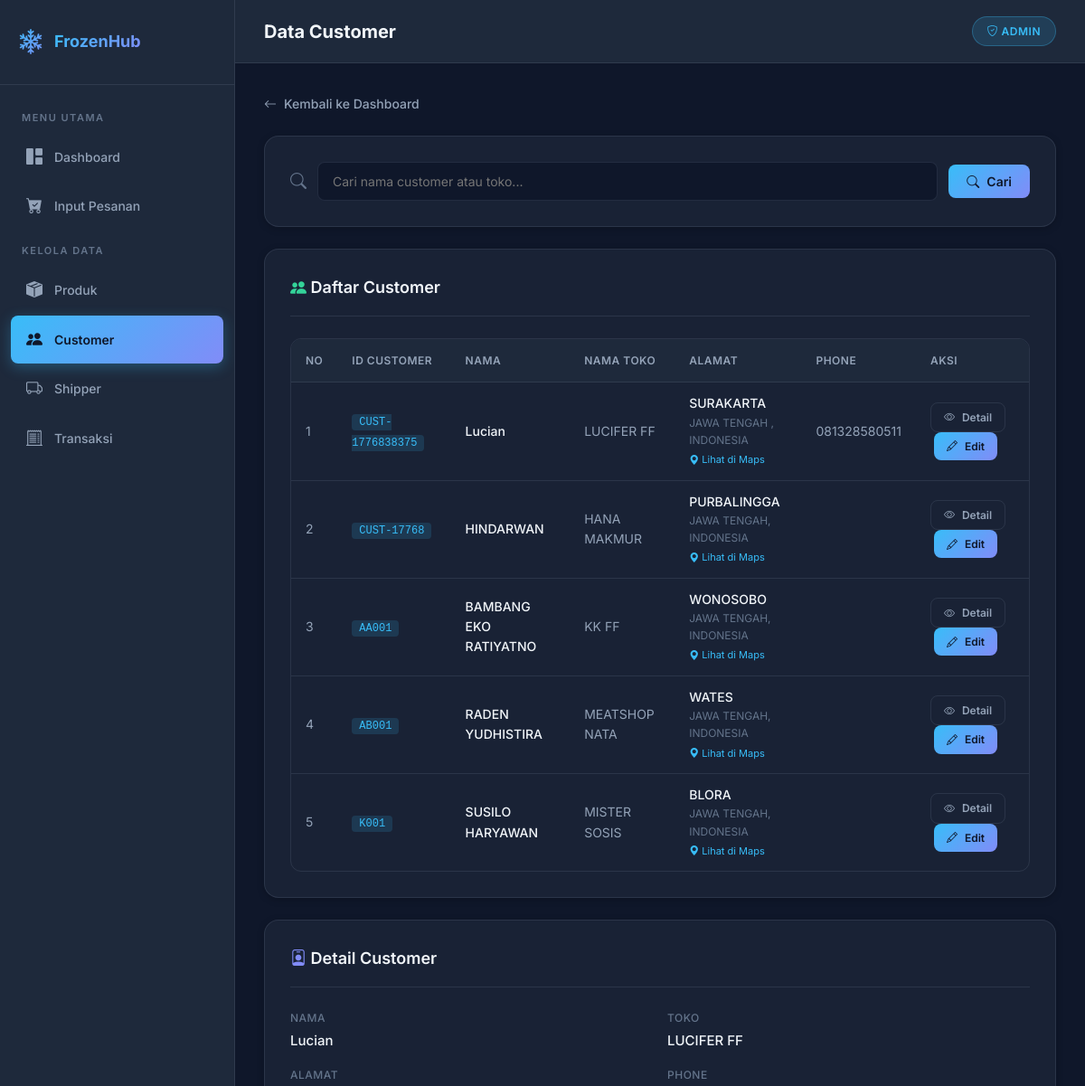
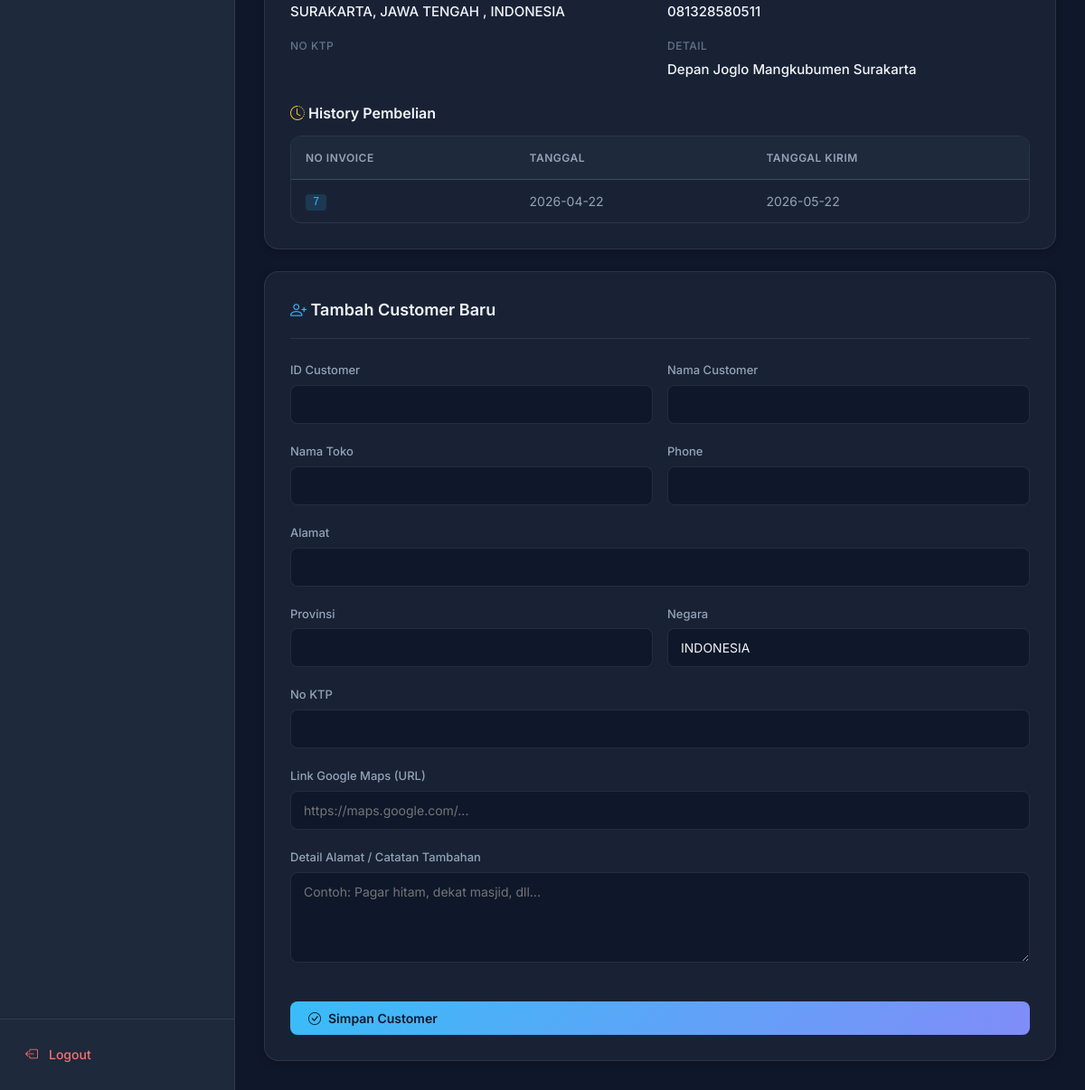
Page /customer/index_customer.php?detail=5 (signed in) on the committed database (2 pictures, top to bottom).
### tables this page shows
CREATE TABLE `tb_customer` (
  `id` int(11) NOT NULL,
  `id_customer` varchar(15) NOT NULL,
  `nama_customer` varchar(100) NOT NULL,
  `nama_toko` varchar(100) NOT NULL,
  `email` varchar(100) NOT NULL,
  `jenis_kelamin` enum('Laki-Laki','Perempuan') DEFAULT NULL,
  `alamat` text NOT NULL,
  `provinsi` varchar(50) NOT NULL,
  `negara` varchar(50) NOT NULL,
  `phone` varchar(20) NOT NULL,
  `no_ktp` varchar(30) NOT NULL,
  `detail` text NOT NULL,
  `maps_link` text DEFAULT NULL
);

CREATE TABLE `transactions` (
  `id` int(11) NOT NULL,
  `no_invoice` int(11) NOT NULL,
  `customer_id` int(11) NOT NULL,
  `tanggal` date NOT NULL,
  `tanggal_kirim` date NOT NULL,
  `shipper` varchar(100) NOT NULL,
  `status` enum('Undelivered','Delivered') NOT NULL DEFAULT 'Undelivered',
  `payment_status` enum('Unpaid','Paid') DEFAULT 'Unpaid',
  `tanggal_paid` date DEFAULT NULL
);

### customer/index_customer.php (the view, shortened to what this page needs)
<?php
require_once '../config/koneksi.php';
$keyword = $_GET['search'] ?? '';
$query = mysqli_query($conn, "
    SELECT * FROM tb_customer
    WHERE nama_customer LIKE '%$keyword%'
    OR nama_toko LIKE '%$keyword%'
    ORDER BY id DESC
");
$is_subfolder = true;
include '../assets/layout_header.php';
?>
<a href="<?= $base_url ?>dashboard.php" class="back-link">
    <i class="bi bi-arrow-left"></i> Kembali ke Dashboard
</a>
<div class="card mb-24">
    <form method="GET" class="search-bar" style="margin-bottom:0;">
        <i class="bi bi-search" style="color:var(--text-muted);font-size:18px;"></i>
        <input type="text" name="search" placeholder="Cari nama customer atau toko..." value="<?= $keyword ?>">
        <button type="submit" class="btn btn-primary">
            <i class="bi bi-search"></i> Cari
        </button>
    </form>
</div>
<div class="card mb-24">
    <div class="card-header">
        <h3><i class="bi bi-people-fill" style="color:var(--success)"></i> Daftar Customer</h3>
    </div>
    <div class="table-wrapper">
        <table>
            <thead>
                <tr>
                    <th>No</th>
                    <th>ID Customer</th>
                    <th>Nama</th>
                    <th>Nama Toko</th>
                    <th>Alamat</th>
                    <th>Phone</th>
                    <th>Aksi</th>
                </tr>
            </thead>
            <tbody>
            <?php
            $no = 1;
            while($c = mysqli_fetch_assoc($query)) {
            ?>
                <tr>
                    <td><?= $no++; ?></td>
                    <td><code style="background:var(--info-bg);color:var(--accent-1);padding:2px 8px;border-radius:4px;font-size:12px;"><?= $c['id_customer']; ?></code></td>
                    <td style="color:var(--text-primary); font-weight:500;"><?= $c['nama_customer']; ?></td>
                    <td><?= $c['nama_toko']; ?></td>
                    <td>
                        <div style="font-weight:500; color:var(--text-primary);"><?= $c['alamat']; ?></div>
                        <div style="font-size:12px; color:var(--text-muted);">
                            <?= $c['provinsi']; ?>, <?= $c['negara']; ?>
                        </div>
                        <?php
                        $final_maps = !empty($c['maps_link']) ? $c['maps_link'] : "https://www.google.com/maps/search/" . urlencode($c['alamat'] . ' ' . $c['provinsi'] . ' ' . $c['negara']);
                        ?>
                        <a href="<?= $final_maps ?>"
                           target="_blank" style="font-size:11px; color:var(--accent-1); text-decoration:none; display:inline-block; margin-top:4px;">
                            <i class="bi bi-geo-alt-fill"></i> Lihat di Maps
                        </a>
                    </td>
                    <td><?= $c['phone']; ?></td>
                    <td>
                        <a href="?detail=<?= $c['id']; ?><?= $keyword ? '&search='.$keyword : '' ?>" class="btn btn-outline btn-sm">
                            <i class="bi bi-eye"></i> Detail
                        </a>
                        <a href="?edit=<?= $c['id']; ?><?= $keyword ? '&search='.$keyword : '' ?>" class="btn btn-primary btn-sm" style="margin-left: 4px;">
                            <i class="bi bi-pencil"></i> Edit
                        </a>
                    </td>
                </tr>
            <?php } ?>
            </tbody>
        </table>
    </div>
</div>
<?php if (isset($_GET['detail'])):
$id = $_GET['detail'];
$data = mysqli_fetch_assoc(mysqli_query($conn, "
    SELECT * FROM tb_customer WHERE id='$id'
"));
$history = mysqli_query($conn, "
    SELECT * FROM transactions
    WHERE customer_id='$id'
");
?>
<div class="card mb-24">
    <div class="card-header">
        <h3><i class="bi bi-person-badge" style="color:var(--accent-2)"></i> Detail Customer</h3>
    </div>
    <div class="detail-grid mb-24">
        <div class="detail-item">
            <span class="label">Nama</span>
            <span class="value"><?= $data['nama_customer']; ?></span>
        </div>
        <div class="detail-item">
            <span class="label">Toko</span>
            <span class="value"><?= $data['nama_toko']; ?></span>
        </div>
        <div class="detail-item">
            <span class="label">Alamat</span>
            <span class="value"><?= $data['alamat']; ?>, <?= $data['provinsi']; ?>, <?= $data['negara']; ?></span>
        </div>
        <div class="detail-item">
            <span class="label">Phone</span>
            <span class="value"><?= $data['phone']; ?></span>
        </div>
        <div class="detail-item">
            <span class="label">No KTP</span>
        </div>
        <div class="detail-item">
            <span class="label">Detail</span>
            <span class="value"><?= $data['detail']; ?></span>
        </div>
    </div>
    <h4 style="font-weight:600; margin-bottom:12px;">
        <i class="bi bi-clock-history" style="color:var(--warning)"></i> History Pembelian
    </h4>
    <div class="table-wrapper">
        <table>
            <thead>
                <tr>
                    <th>No Invoice</th>
                    <th>Tanggal</th>
                    <th>Tanggal Kirim</th>
                </tr>
            </thead>
            <tbody>
            <?php while($h = mysqli_fetch_assoc($history)) { ?>
                <tr>
                    <td><code style="background:var(--info-bg);color:var(--accent-1);padding:2px 8px;border-radius:4px;font-size:12px;"><?= $h['no_invoice']; ?></code></td>
                    <td><?= $h['tanggal']; ?></td>
                    <td><?= $h['tanggal_kirim']; ?></td>
                </tr>
            <?php } ?>
            </tbody>
        </table>
    </div>
</div>
<?php endif; ?>
<div class="card">
    <div class="card-header">
        <h3><i class="bi bi-person-plus" style="color:var(--accent-1)"></i> Tambah Customer Baru</h3>
    </div>
    <form method="POST">
        <div class="form-row">
            <div class="form-group">
                <label>ID Customer</label>
                <input type="text" name="id_customer" required>
            </div>
            <div class="form-group">
                <label>Nama Customer</label>
                <input type="text" name="nama_customer" required>
            </div>
        </div>
        <div class="form-row">
            <div class="form-group">
                <label>Nama Toko</label>
                <input type="text" name="nama_toko">
            </div>
            <div class="form-group">
                <label>Phone</label>
                <input type="text" name="phone">
            </div>
        </div>
        <div class="form-group">
            <label>Alamat</label>
            <input type="text" name="alamat">
        </div>
        <div class="form-row">
            <div class="form-group">
                <label>Provinsi</label>
                <input type="text" name="provinsi">
            </div>
            <div class="form-group">
                <label>Negara</label>
                <input type="text" name="negara" value="INDONESIA">
            </div>
        </div>
        <div class="form-group">
            <label>No KTP</label>
            <input type="text" name="no_ktp">
        </div>
        <div class="form-group">
            <label>Link Google Maps (URL)</label>
            <input type="url" name="maps_link" placeholder="https://maps.google.com/...">
        </div>
        <div class="form-group">
            <label>Detail Alamat / Catatan Tambahan</label>
            <textarea name="detail" placeholder="Contoh: Pagar hitam, dekat masjid, dll..."></textarea>
        </div>
        <button name="tambah" class="btn btn-primary full-width mt-16">
            <i class="bi bi-check-circle"></i> Simpan Customer
        </button>
    </form>
</div>
<?php include '../assets/layout_footer.php'; ?>

### rows in the picture
tb_customer: id_customer "CUST-1776838375", nama_customer "Lucian", nama_toko "LUCIFER FF", alamat "SURAKARTA", provinsi "JAWA TENGAH", negara "INDONESIA", phone "081328580511", detail "Depan Joglo Mangkubumen Surakarta"
tb_customer: id_customer "CUST-17768", nama_customer "HINDARWAN", nama_toko "HANA MAKMUR", alamat "PURBALINGGA", provinsi "JAWA TENGAH", negara "INDONESIA"
tb_customer: id_customer "AA001", nama_customer "BAMBANG EKO RATIYATNO", nama_toko "KK FF", alamat "WONOSOBO", provinsi "JAWA TENGAH", negara "INDONESIA"
tb_customer: id_customer "AB001", nama_customer "RADEN YUDHISTIRA", nama_toko "MEATSHOP NATA", alamat "WATES", provinsi "JAWA TENGAH", negara "INDONESIA"
tb_customer: id_customer "K001", nama_customer "SUSILO HARYAWAN", nama_toko "MISTER SOSIS", alamat "BLORA", provinsi "JAWA TENGAH", negara "INDONESIA"
transactions: no_invoice "7", tanggal "2026-04-22", tanggal_kirim "2026-05-22"

### other values in the picture
$page_title "Data Customer"
$_SESSION['role'] "ADMIN"
